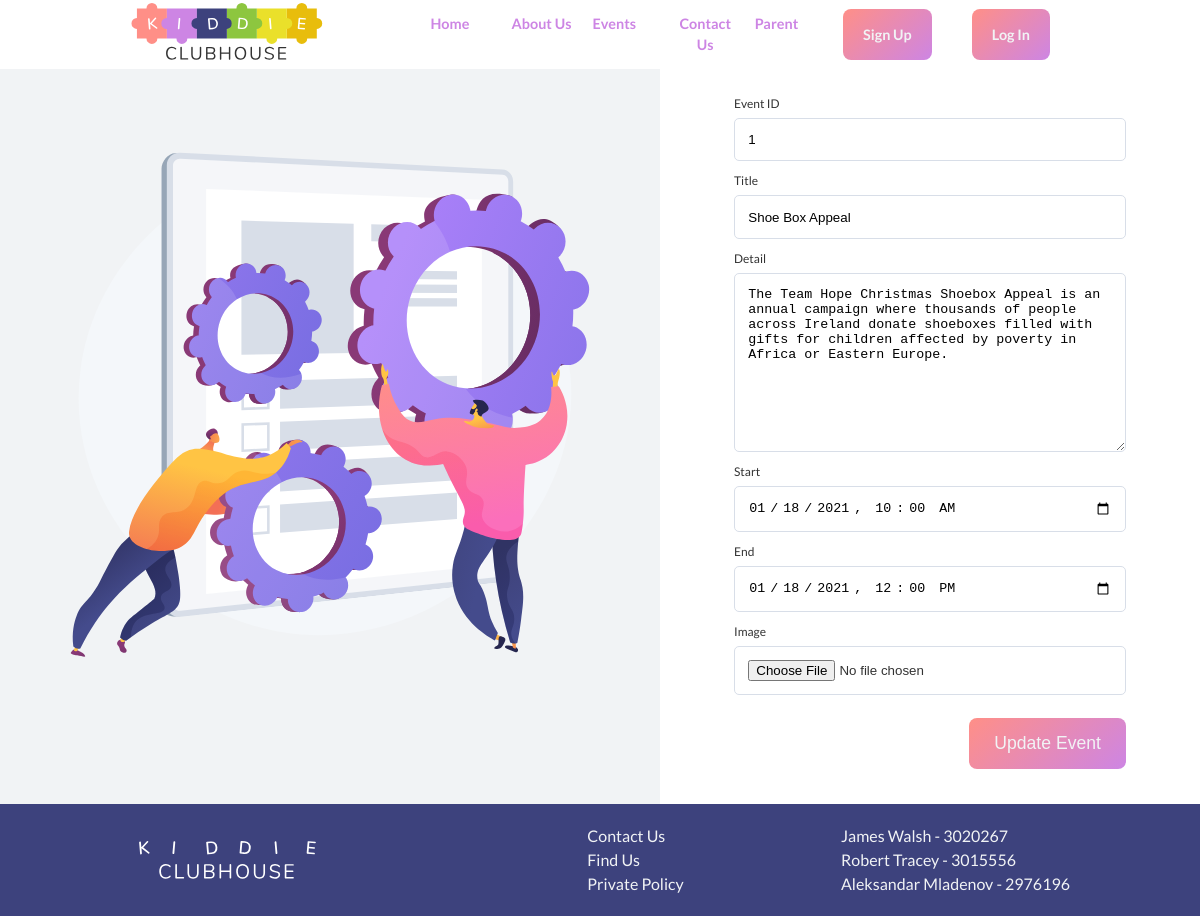
Page /event-update-form.php?eventid=1 on the committed database.
### tables this page shows
CREATE TABLE `menu` (
  `id` int(11) NOT NULL,
  `parentId` int(11) DEFAULT NULL,
  `title` varchar(100) DEFAULT NULL,
  `link` varchar(255) DEFAULT NULL,
  `accessLevel` int(11) DEFAULT NULL
);

CREATE TABLE `event` (
  `eventId` int(11) NOT NULL,
  `eventTitle` varchar(100) DEFAULT NULL,
  `eventDetail` varchar(1000) DEFAULT NULL,
  `startTime` datetime DEFAULT NULL,
  `endTime` datetime DEFAULT NULL,
  `imagePath` varchar(1000) DEFAULT NULL
);

### event-update-form.php (the view, shortened to what this page needs)
<!DOCTYPE html>
<html lang="en">
<head>
  <?php include 'header.php'; ?>
</head>
<body>
<?php
  if ($_SERVER['REQUEST_METHOD'] == "GET") {
      $event = $_GET['eventid'];
      $query = "SELECT eventid, eventtitle, eventdetail, DATE_FORMAT(starttime, '%Y-%m-%dT%H:%i') AS starttime, DATE_FORMAT(endtime, '%Y-%m-%dT%H:%i') AS endtime, imagepath FROM event WHERE eventid = '$event'";
      $result = @mysqli_query($db_connection, $query);
      $event_detail = array();
      while ($row = mysqli_fetch_array($result)) {
        $event_detail[] = array(
          'eventid' => $row['eventid'],
          'eventtitle' => $row['eventtitle'],
          'eventdetail' => $row['eventdetail'],
          'starttime' => $row['starttime'],
          'endtime' => $row['endtime'],
          'imagepath' => $row['imagepath']
        );
      }
      $eventid = $event_detail[0]['eventid'];
      $eventtitle = $event_detail[0]['eventtitle'];
      $eventdetail = $event_detail[0]['eventdetail'];
      $starttime = $event_detail[0]['starttime'];
      $endtime = $event_detail[0]['endtime'];
    }
  ?>
<section class="day-details">
<div class="grid">
      <div class="left-content">
        <figure><img src="img/cog-01.svg" alt=""></figure>
      </div>
    <form enctype="multipart/form-data" method='post' action="" class="update-details-form">
        <label for="serviceid-update">Event ID</label>
        <input type="number" id="eventid-update" name="eventid-update" placeholder="" value="<?php echo $eventid; ?>" readonly>
        <label for="eventtitle-update">Title</label>
        <input type="text" id="eventtitle-update" name="eventtitle-update" placeholder="" value="<?php echo $eventtitle ?>">
        <label for="eventdetail-update">Detail</label>
        <textarea name="eventdetail-update" id="eventdetail-update" cols="30" rows="10"><?php if(isset($eventdetail)) { echo $eventdetail; } ?></textarea>
        <label for="starttime-update">Start</label>
        <input type="datetime-local" id="starttime-update" name="starttime-update" placeholder="" value="<?php echo $starttime ?>">
        <label for="endtime-update">End</label>
        <input type="datetime-local" id="endtime-update" name="endtime-update" placeholder="" value="<?php echo $endtime ?>">
        <label for="imagepath-update">Image</label>
        <input type="file" name="imagepath-update" id="imagepath-update">
        <div class="flex">
          <button type="submit" class="btn btn-primary" >Update Event</button>
        </div>
      </form>
  </div>
</section>
</body>
</html>

### header.php (shortened to what this page needs)
<!DOCTYPE html>
<html lang="en">
<head>
  <link rel="stylesheet" href="https://unpkg.com/aos@next/dist/aos.css" />
  <link rel="stylesheet" href="https://cdnjs.cloudflare.com/ajax/libs/font-awesome/5.15.2/css/all.min.css"
 />
  <link rel="stylesheet" href="css/utilities.css">
  <link rel="stylesheet" href="css/style.css">
</head>
<body>
  <div class="menu-area">
    <div class="container flex">
      <figure><img class="logo" src="img/logo-01.svg" alt=""></figure>
      <?php
        require ('scripts/connect.php');
        if (isset($_SESSION['user_id'])) {
          $accesslevel = $_SESSION['accesslevel'];
        } else {
          $accesslevel = 3;
        }
        $query = "SELECT id, parentid, title, link, accesslevel FROM menu WHERE accesslevel >= '$accesslevel' ORDER BY parentid, id";
        $result = @mysqli_query($db_connection, $query);
        $menu = array();
        while ($row = mysqli_fetch_array($result)) {
          $menu[] = array(
            'id' => $row['id'],
            'parentid' => $row['parentid'],
            'title' => $row['title'],
            'link' => $row['link'],
            'accesslevel' => $row['accesslevel']
          );
        }
        ?>
        <ul>
          <?php
            for ($row = 0; $row < sizeof($menu); $row++) {
              if ($menu[$row]['parentid'] == 0) {
              ?>
              <li><a href="<?php echo $menu[$row]['link']; ?>"><?php echo $menu[$row]['title']; ?></a>
              <?php
              for ($sub = 0; $sub < sizeof($menu); $sub++) {
                if ($menu[$sub]['parentid'] == $menu[$row]['id']) {
                  ?>
                  <li><a href="<?php echo $menu[$sub]['link']; ?>"><?php echo $menu[$sub]['title']; ?></a></li>
                  <?php
                } else { echo '</li>  '; }
              }
              ?>
              </ul>
              <?php
              }
            }
          ?>
      <div class="nav-buttons">
        <?php if(isset($_SESSION['user_id'])) {
          ?>
          <a class="btn btn-primary" href="scripts/logout.php">Log Out</a>
          <?php
        } else {
          ?>
          <a class="btn btn-primary" href="sign-up-form.php">Sign Up</a>
          <a class="btn btn-primary" href="login-form.php">Log In</a>
          <?php
        }
        ?>
      </div>
    </div>
  </div>
</body>
</html>

### css/utilities.css (style rules this page uses)
:root { --color-primary: #ff8f87; --color-secondary: #cd85e4; --color-tertiary: #3d427d; --color-grey: #d8dee8; --color-grey-light: #f1f3f5; --color-grey-dark: #c2c8d1; --color-grey-darkest: #333; --heading-font: "Nunito", sans-serif; --body-font: "Lato", sans-serif; }
.container { max-width: 85%; margin: 0 auto; overflow: hideen; padding: 0 2.5em; }
.flex { display: flex; justify-content: center; align-items: center; height: 100%; }
.grid { height: 100%; display: grid; grid-template-columns: repeat(2, 1fr); grid-gap: 20px; justify-content: center; align-items: center; }
.btn { outline: none; border: none; font-size: 1.1em; padding: 15px 20px; border-radius: 8px; cursor: pointer; color: var(--color-grey-light); }
.btn-primary { background: rgb(255, 143, 135); background: linear-gradient( 138deg, rgba(255, 143, 135, 1) 0%, rgba(205, 133, 228, 1) 100% ); }
.sign-up-form, .log-in-form, .add-details-form, .del-details-form, .update-details-form { padding: 1em; display: flex; flex-direction: column; justify-content: center; }
.sign-up-form input, .sign-up-form textarea, .log-in-form input, .add-details-form input, .add-details-form textarea, .del-details-form input, .del-details-form textarea, .update-details-form input, .update-details-form textarea, .contact-form input, .contact-form textarea { padding: 1em; margin: 5px 0; border: 1px solid var(--color-grey); border-radius: 5px; }
.sign-up-form label, .log-in-form label, .add-details-form label, .del-details-form label, .update-details-form label, .contact-form label { margin-top: 0.5em; font-size: 0.75em; }
.sign-up-form .btn-primary, .log-in-form .btn-primary, .add-details-form .btn-primary, .del-details-form .btn-primary, .update-details-form .btn-primary { margin-top: 1em; width: 40%; }
.menu-area a { display: flex; align-items: center; justify-content: space-between; color: red; }
.menu-area .logo { width: 150%; }
.menu-area a { padding: 0.625em; font-weight: 700; font-size: 0.9em; color: var(--color-secondary); }
.menu-area ul { display: flex; justify-content: center; width: 100%; }
.menu-area ul li { position: relative; left: 40%; width: 100%; text-align: center; }
.menu-area .nav-buttons { width: 100%; display: flex; justify-content: flex-end; }
.nav-buttons .btn { margin: 0 20px; padding: 15px 20px; color: var(--color-grey-light); }
.left-content { height: 100%; width: 100%; background-color: var(--color-grey-light); }
.sign-up .grid, .login .grid, .day-details .grid { grid-gap: 0; height: 100%; grid-template-columns: 55% 45%; overflow: hidden; }
.sign-up .sign-up-form-card, .login .login-form-card, .update-details-form { margin: 0 auto; width: 80%; padding: 20px; }
.sign-up-form .flex, .login .flex, .day-details .flex, .contact-form .flex { flex-direction: row; justify-content: flex-end; }
.day-details .btn { margin-bottom: 15px; }

### css/style.css (style rules this page uses)
* { padding: 0; margin: 0; box-sizing: border-box; }
html { scroll-behavior: smooth; }
body { font-family: var(--body-font); line-height: 1.5; color: var(--color-grey-darkest); }
ul { list-style-type: none; }
a { text-decoration: none; }
img { width: 100%; }
.footer { background-color: var(--color-tertiary); padding: 1.25em 0; color: var(--color-grey-light); }
.footer .flex { flex-direction: row; justify-content: space-between; }
.footer .logo { width: 65%; }

### rows in the picture
menu: title "Home"
menu: title "About Us"
menu: title "Events"
menu: title "Contact Us"
menu: title "Parent"
event: eventid-update "1", eventtitle-update "Shoe Box Appeal", eventdetail-update "The Team Hope Christmas Shoebox Appeal is an annual campaign where thousands of people across Ireland donate shoeboxes filled with gifts for children affected by poverty in Africa or Eastern Europe."
